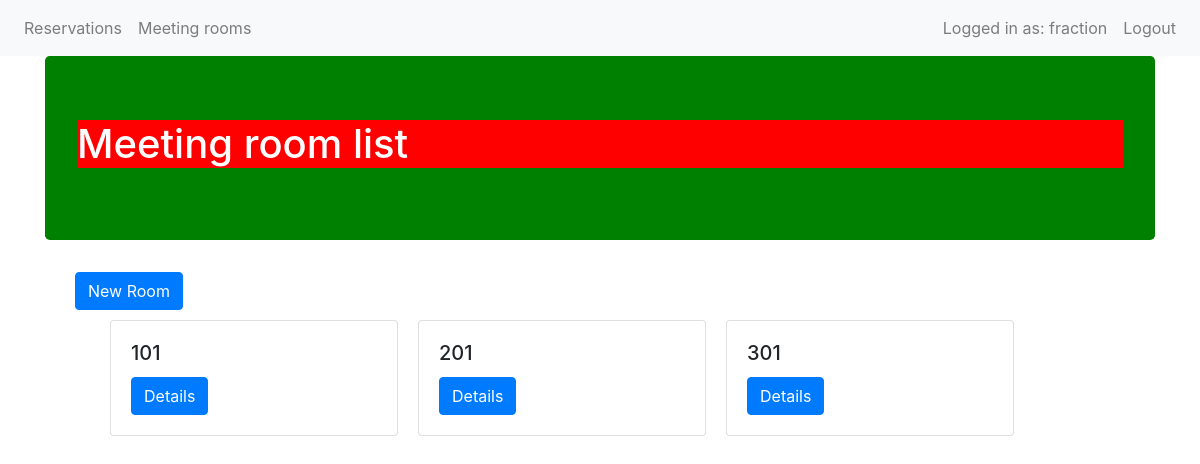
The app's page /rooms/ (signed in) with its own data.
### API/models.py (models this page shows, shortened)
class MeetingRoom(models.Model):
    user = models.ForeignKey(User, default=1, null=True,
                             on_delete=models.SET_NULL)
    room_number = models.IntegerField(unique=True, blank=False)
    capacity = models.IntegerField(blank=False)
    def get_absolute_url(self):
        return reverse('room-details', kwargs={'room_number': self.room_number})

### room/views.py (the view)
# urls.py: path('', room_list_view, name='room-list'),
def room_list_view(request):
    queryset = MeetingRoom.objects.all()
    title = "Meeting room list"
    template_name = 'room/list.html'
    context = {
        'title': title,
        'object_list': queryset
    }
    return render(request, template_name, context)

### room/templates/room/list.html (shortened to what this page needs)
{% extends 'base.html' %}
{% block content %}
    <div>
        <div class="container">
            <a href='create/' class="btn btn-primary">New Room</a>
        </div>
    </div>
<div class="content">
{% for object in object_list %}
        {% include  'room/list-inline.html' with meeting_room=object %}
{% endfor %}
{% endblock content %}

### templates/navbar.html (shortened to what this page needs)
<div class='container-fuild'>
<nav class="navbar navbar-expand-lg navbar-light bg-light">
  <div class="collapse navbar-collapse" id="navbarNav">
    <ul class="navbar-nav">
          <li class="nav-item">
            <a class="nav-link" href="/">Reservations</a>
          </li>
          <li class="nav-item">
            <a class="nav-link" href={{ "/rooms" }}>Meeting rooms</a>
          </li>
    </ul>
  </div>
  {% if request.user.is_authenticated %}
    <ul class="navbar-nav">
          <li class="nav-item">
            <a class="nav-link">Logged in as: {{ user }}</a>
          </li>
          <li class="nav-item">
            <a class="nav-link" href={{ "/user/logout" }}>Logout</a>
          </li>
    </ul>
  {% endif %}
</nav>
 </div>

### room/templates/room/list-inline.html (shortened to what this page needs)
    <div class="card" style="width: 18rem;">
        <div class="card-body">
            <h5 class="card-title">{{ meeting_room.room_number }}</h5>
            <a href='{{ meeting_room.get_absolute_url }}' class="btn btn-primary">Details</a>
        </div>
    </div>

### static/css/style.css (style rules this page uses)
.content { margin-right: auto; margin-left: auto; width: 1000px; display: flex; flex-direction: row; flex-wrap: wrap; }
.card { margin: 10px; }
a { color: white; text-decoration: none; background-color: transparent; }

### records on screen
MeetingRoom: room_number "101"
MeetingRoom: room_number "201"
MeetingRoom: room_number "301"

### other values on screen
{{ user }} "fraction"
{{ title }} "Meeting room list"
